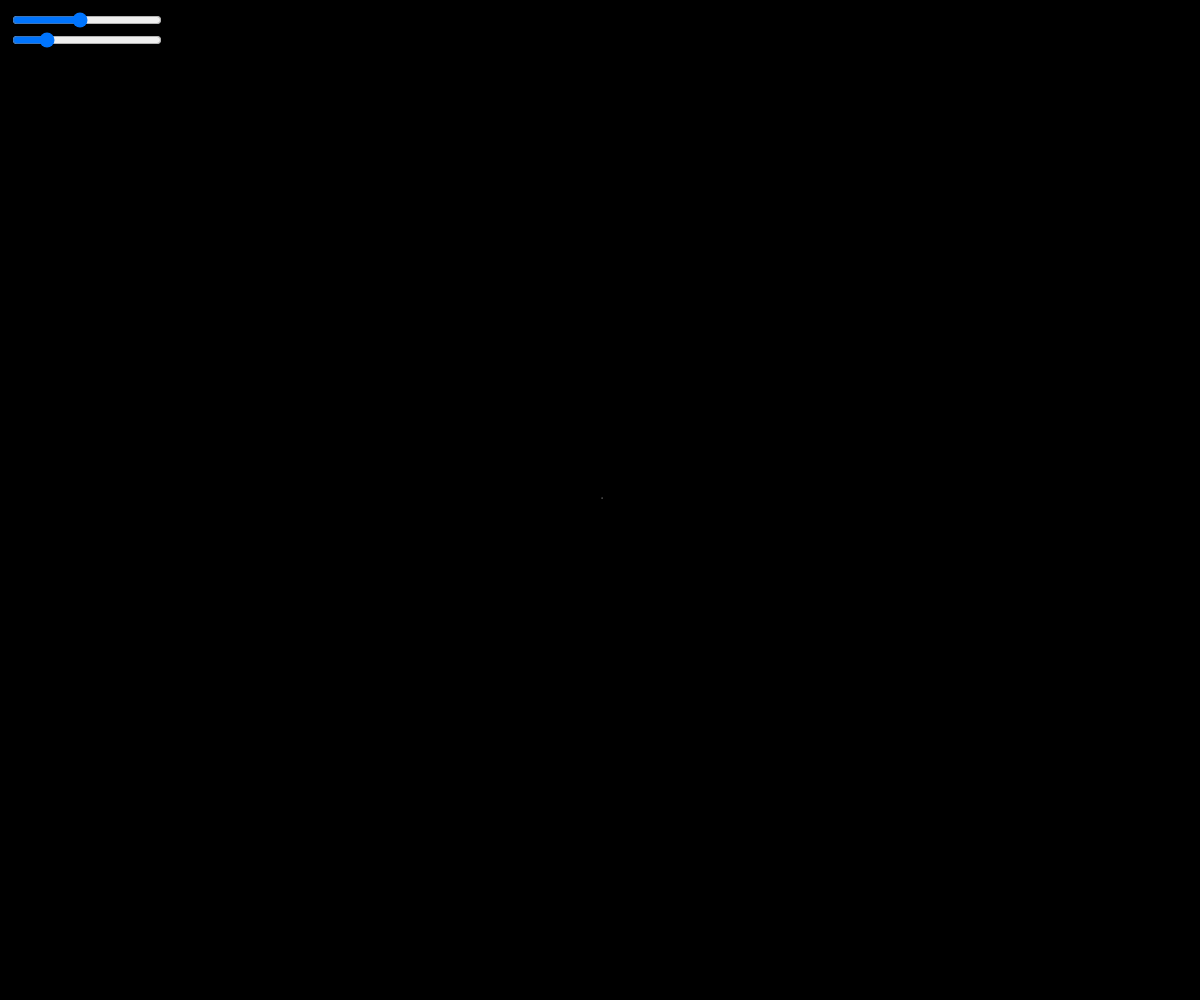
Frame 1 (no input)
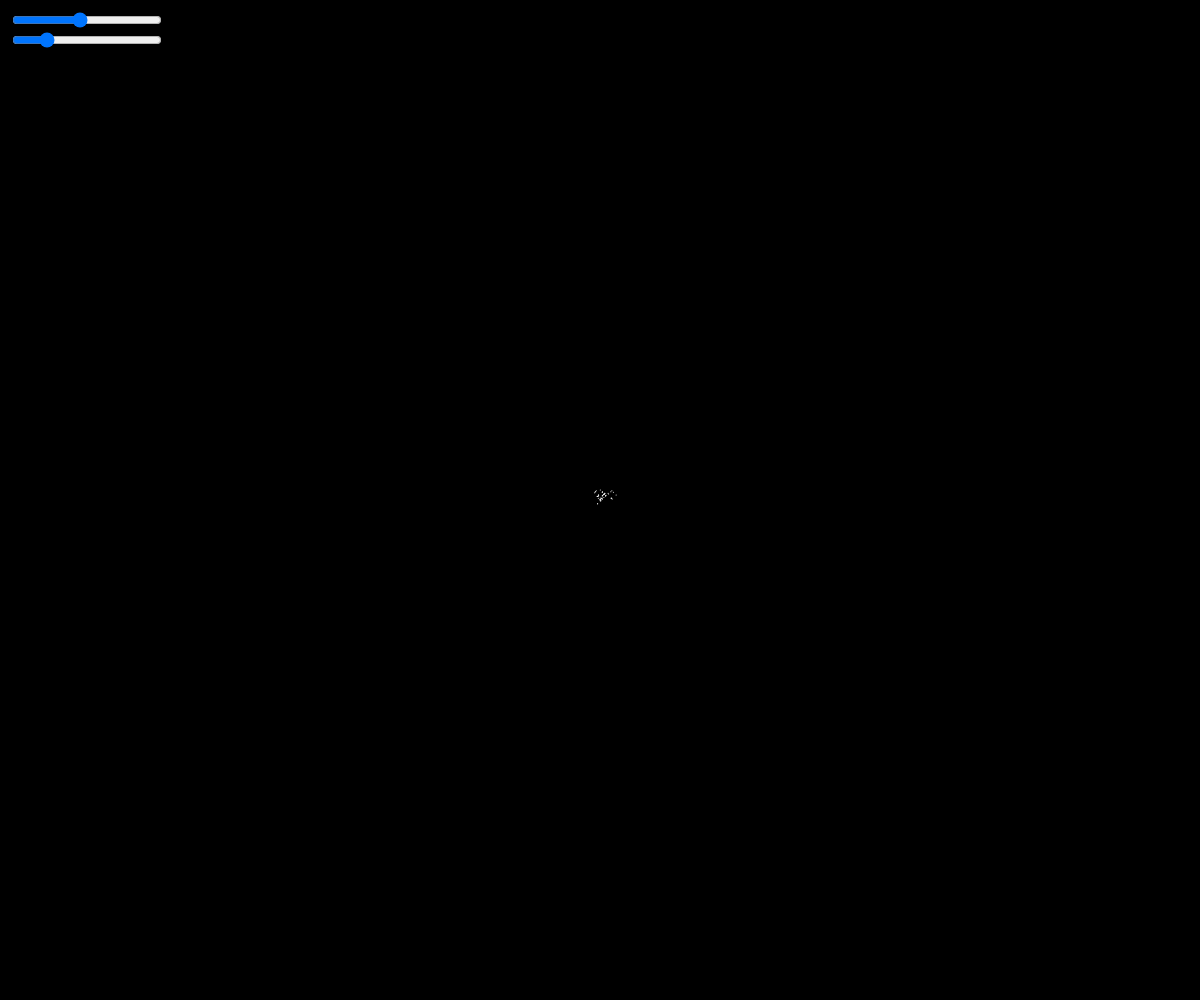
Frame 60 (no input)
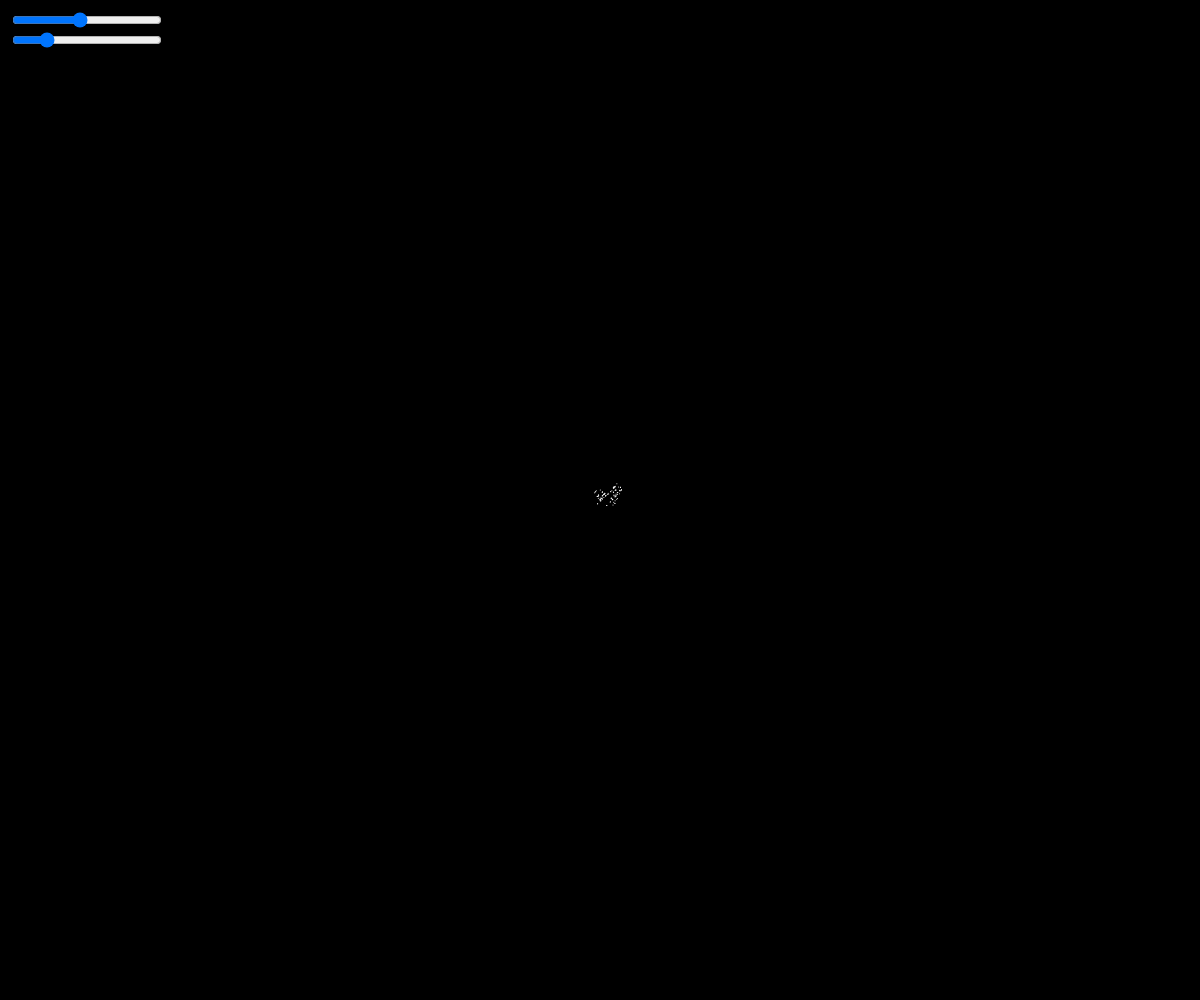
Frame 120 (the mouse pressed at the canvas centre since frame 60)

The p5.js sketch that drew these frames (run headless with seeded random() and noise() and a simulated clock; from frame 60 on, the mouse is pressed at the canvas centre):

// p5.js sketch
// ── sketch.js
class Walker {
  constructor() {
    this.position = createVector(width / 2, height / 2);
  }

  show() {
    stroke(255);
    point(this.position.x, this.position.y);
  }

  step() {
    let move = random(2);
    let rUp = random(1);
    let rLeft = random(1);
    let pUp = 0.5;
    let pLeft = 0.5;

    if (rUp <= pUp) {
      this.position.y -= Math.pow(move, 2);
    } else {
      this.position.y += Math.pow(move, 2);
    }

    if (rLeft <= pLeft) {
      this.position.x -= Math.pow(move, 2);
    } else {
      this.position.x += Math.pow(move, 2);
    }
  }
}

let walker;
let sliderOne;
let sliderTwo;
let t = 0.0;
const numLines = 10;

function setup() {
  createCanvas(windowWidth, windowHeight);
  sliderOne = createSlider(0, 20, 9, 0);
  sliderTwo = createSlider(0, 10, 2, 0);
  sliderOne.position(10, 10);
  sliderTwo.position(10, 30);
  sliderOne.size(150);
  sliderTwo.size(150);
  walker = new Walker();
  background(0);
}


function draw() {
  walker.step();
  walker.show();

  // for (let j = 0; j < numLines; j++) {
  //   let xoff = t + j * 1e4;
  //   noFill();
  //   stroke(map(sin(frameCount / Math.pow(10, sliderOne.value()) * j), 0, 1, 0, 255), 25 * j, 10 * j);
  //   strokeWeight(2);
  //   beginShape();
  //   for (let i = 0; i < width; i++) {
  //     let y = map(noise(xoff), 0, 1, 0, height) * j / map(sin(frameCount * (i / Math.pow(10, sliderTwo.value()))), 0, 1, -100, 100);
  //     xoff += 0.01;
  //     vertex(i, y);
  //   }
  //   endShape();
  // }
  //
  // t += 0.01;
}

// Optional: Adjust canvas size when window is resized
function windowResized() {
  resizeCanvas(windowWidth, windowHeight);
}
